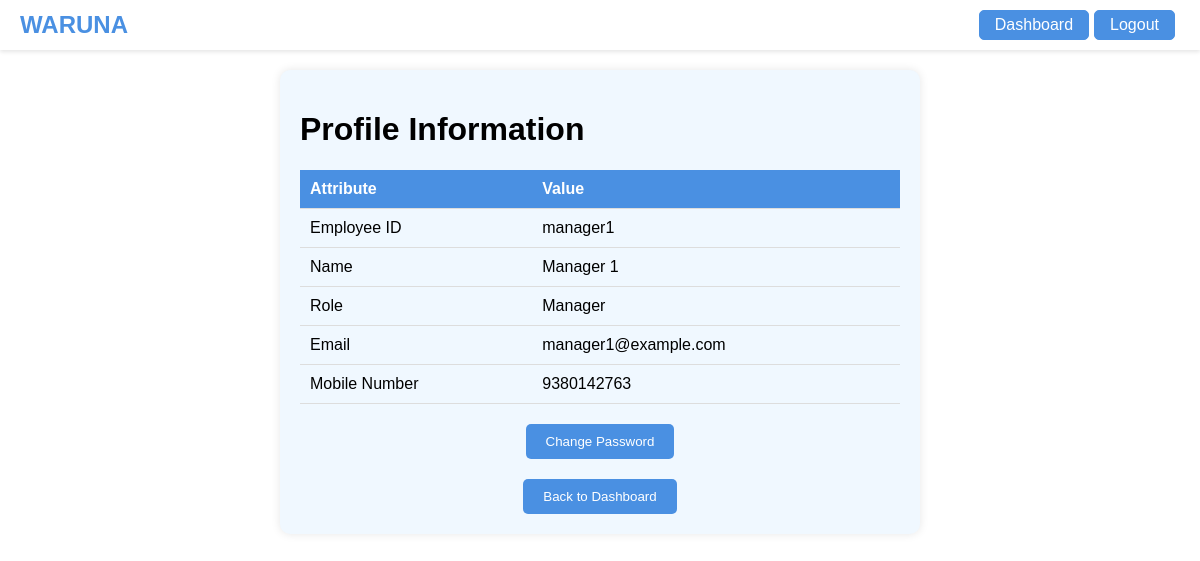
Screenshot of /view_profile (signed in) with the database file from the repository.
### tables this page shows
CREATE TABLE employees
                 (employee_id TEXT PRIMARY KEY, name TEXT, password TEXT, role TEXT,
                 email TEXT, mobile_no TEXT, tasks_reviewed INTEGER DEFAULT 0,
                 tasks_completed INTEGER DEFAULT 0);

### app.py (the view)
@app.route('/view_profile')
def view_profile():
    if 'employee_id' in session:
        employee_id = session['employee_id']
        conn = sqlite3.connect('waruna.db')
        c = conn.cursor()
        c.execute("SELECT employee_id, name, role, email, mobile_no FROM employees WHERE employee_id = ?", (employee_id,))
        profile = c.fetchone()
        conn.close()
        return render_template('view_profile.html', profile=profile)
    flash('Please log in to access this page', 'error')
    return redirect(url_for('login'))

### templates/view_profile.html (shortened to what this page needs)
<!DOCTYPE html>
<html lang="en">
<head>
</head>
<body>
    <nav class="navbar navbar-light">
        <a class="navbar-brand" href="#">WARUNA</a>
        <div class="boxes">
        <div class="login-box"><a class="nav-link" href="/dashboard">Dashboard</a></div>
        <div class="login-box"><a class="nav-link" href="/logout">Logout</a></div>
        </div>
    </nav>
    <div class="container">
        <h1>Profile Information</h1>
        <table>
            <tr>
                <th>Attribute</th>
                <th>Value</th>
            </tr>
            <tr>
                <td>Employee ID</td>
                <td>{{ profile[0] }}</td>
            </tr>
            <tr>
                <td>Name</td>
                <td>{{ profile[1] }}</td>
            </tr>
            <tr>
                <td>Role</td>
                <td>{{ profile[2] }}</td>
            </tr>
            <tr>
                <td>Email</td>
                <td>{{ profile[3] }}</td>
            </tr>
            <tr>
                <td>Mobile Number</td>
                <td>{{ profile[4] }}</td>
            </tr>
        </table>
        <button onclick="location.href='/change_password'" type="button">Change Password</button>
        <button onclick="location.href='/dashboard'" type="button">Back to Dashboard</button>
    </div>
</body>
</html>

### templates/view_profile.html (style rules this page uses)
body { font-family: Arial, sans-serif; margin: 0; padding: 0; }
.navbar { background: rgba(255, 255, 255, 0.8); padding: 10px 20px; display: flex; justify-content: space-between; align-items: center; box-shadow: 0 2px 4px rgba(0, 0, 0, 0.1); }
.navbar-brand { font-weight: bold; color: #4A90E2; text-decoration: none; font-size: 1.5rem; }
.login-box { border: 1px solid #4A90E2; padding: 5px 15px; border-radius: 5px; background: #4A90E2; color: white; margin-right: 5px; }
.login-box a { color: white; text-decoration: none; }
.container { margin: 20px auto; padding: 20px; background-color: #F0F8FF; border-radius: 10px; box-shadow: 0 0 10px rgba(0, 0, 0, 0.1); max-width: 600px; }
table { width: 100%; border-collapse: collapse; margin-bottom: 20px; }
th, td { padding: 10px; border-bottom: 1px solid #ddd; text-align: left; }
th { background-color: #4A90E2; color: white; }
button { display: block; margin: 0 auto; margin-top: 20px; padding: 10px 20px; background-color: #4A90E2; color: white; border: none; border-radius: 5px; cursor: pointer; transition: background-color 0.3s ease; }
.boxes { display: flex; }

### rows the page displays
employees: employee_id "manager1", name "Manager 1", role "Manager", email "manager1@example.com", mobile_no "9380142763"
